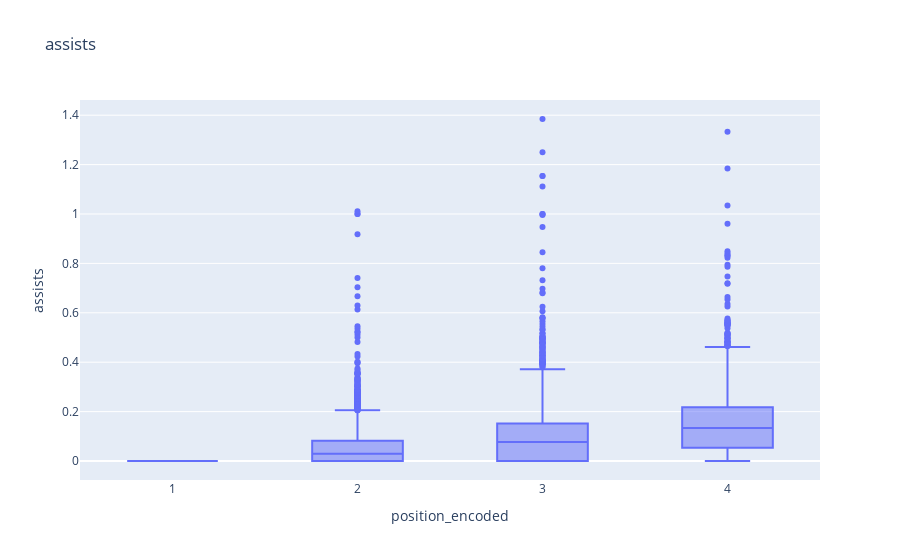

The cell this chart's notebook holds for it:
### Code cell
import plotly.express as px
fig = px.box(assist, x= 'position_encoded',y='assists', title='assists')
# Show the plot
fig.show()

### Figure 1 — Plotly figure (JSON) as saved in the notebook; plotly's stock layout.template omitted (floating-point values rounded to 4 significant figures; data arrays with more than 128 entries replaced by an {"elided": "..."} marker saying what was removed)
{"data": [{"alignmentgroup": "True", "hovertemplate": "position_encoded=%{x}<br>assists=%{y}<extra></extra>", "legendgroup": "", "marker": {"color": "#636efa"}, "name": "", "notched": false, "offsetgroup": "", "orientation": "v", "showlegend": false, "type": "box", "x": {"elided": "9297 int values"}, "x0": " ", "xaxis": "x", "y": {"elided": "9297 float values"}, "y0": " ", "yaxis": "y"}], "layout": {"autosize": true, "boxmode": "group", "legend": {"tracegroupgap": 0}, "title": {"text": "assists"}, "xaxis": {"anchor": "y", "autorange": true, "domain": [0, 1], "range": [0.5, 4.5], "title": {"text": "position_encoded"}, "type": "linear"}, "yaxis": {"anchor": "x", "autorange": true, "domain": [0, 1], "range": [-0.07692, 1.462], "title": {"text": "assists"}, "type": "linear"}}}
